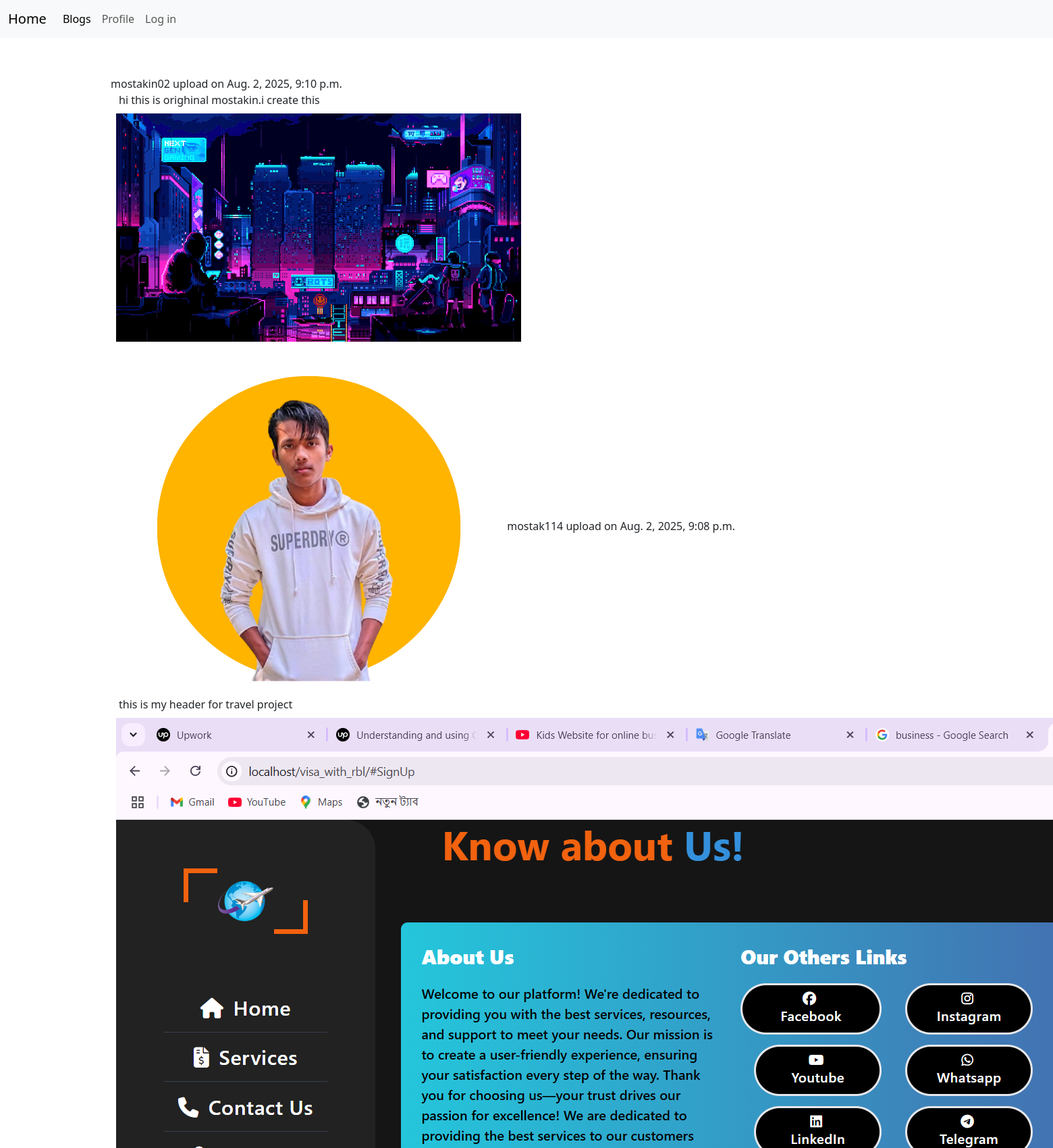
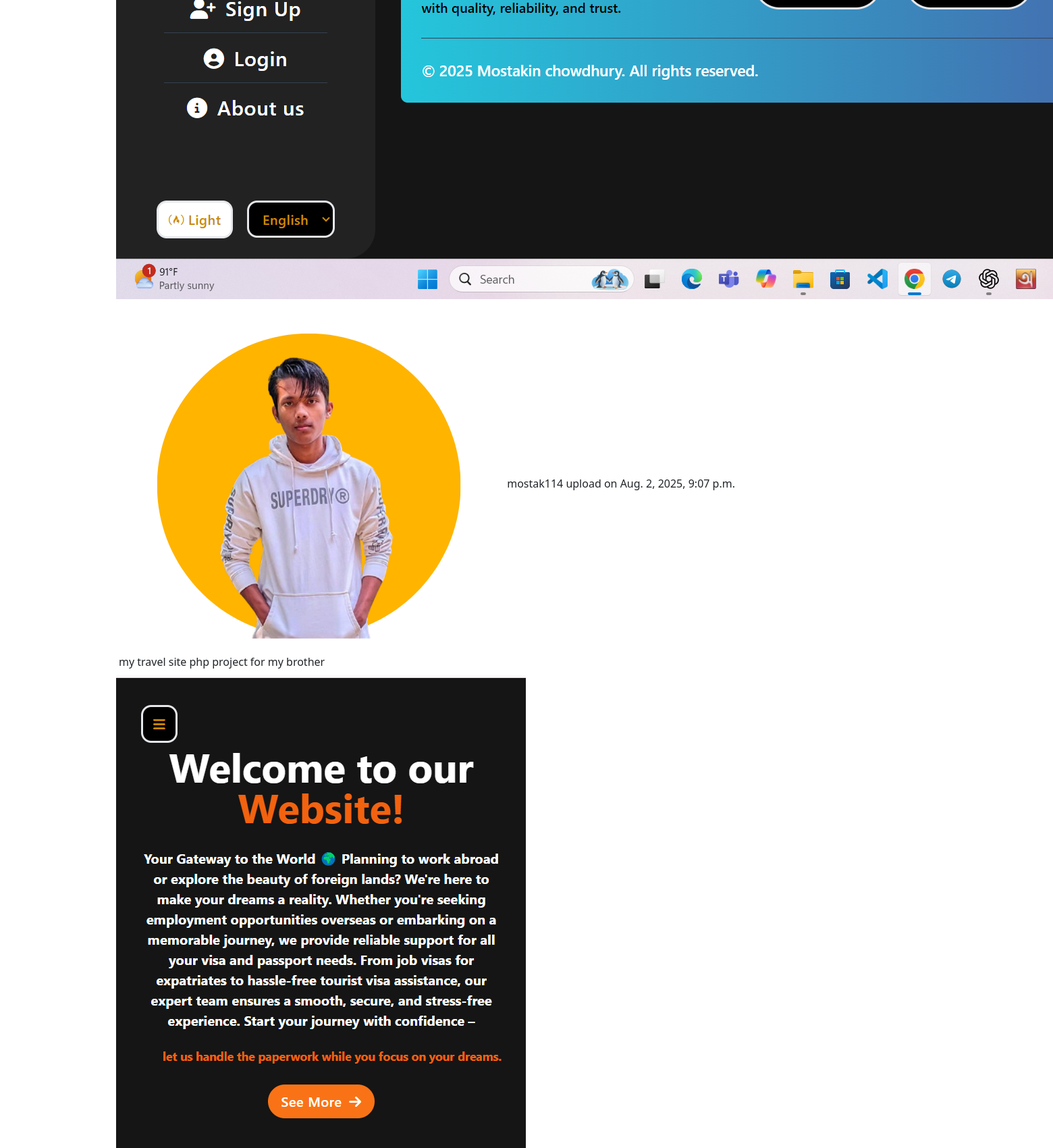
Page /blog/ (signed in, upper part) on the committed database (2 pictures, top to bottom).
### blog/models.py (models this page shows)
class Blogs(models.Model):
  blog_owner=models.ForeignKey(User,on_delete=models.CASCADE)
  blog_text=models.TextField()
  blog_img=models.ImageField(upload_to="blogs", blank=True,null=True)
  blog_upload_time=models.DateTimeField(auto_now_add=True)
  blog_last_upload_time=models.DateTimeField(auto_now=True)

### home/models.py (models this page shows, shortened)
class CustomUser(AbstractUser):
    GENDER_CHOICES = (
        ('male', 'Male'),
        ('female', 'Female'),
        ('others', 'Others'),
    )
    email = models.EmailField(unique=True)
    phone_num=models.CharField(max_length=20)
    country_name=models.CharField(max_length=30)
    bio=models.TextField(max_length=320)
    gender = models.CharField(max_length=10, choices=GENDER_CHOICES, default='male')
    profile_image=models.ImageField(upload_to="profiles/",blank=True,null=True)
    USERNAME_FIELD="email"
    EMAIL_FIELD="email"
    REQUIRED_FIELDS = ["username",'phone_num']
    objects=myUserManager()

### blog/views.py (the view)
# urls.py: path('', views.homeview, name="homeview"),
@login_required(login_url="home:login")
def homeview(request):
  myblogs=Blogs.objects.all().order_by("-blog_upload_time")
  contex={"blogs":myblogs,"user":request.user}
  return render(request,"blog/home.html",context=contex)

### blog/templates/blog/home.html (shortened to what this page needs)
{% extends "./index.html" %} {% block title %} home page {% endblock title %} {% block content %}
<div class="container p-4">
  {% for blog in blogs %}
  <div class="item p-2">
    {% if blog.blog_owner.profile_image %}
    <img src="{{blog.blog_owner.profile_image.url}}" />
    {% endif %} {{ blog.blog_owner.username }} upload on {{blog.blog_upload_time}}
    <div class="container">{{blog.blog_text}}</div>
    <div class="container p-2">
      {% if blog.blog_img %}
      <img src="{{blog.blog_img.url}}" alt="blog_img" />
      {% endif %}
    </div>
  </div>
  {% endfor %}
</div>
{% endblock content %}

### blog/templates/blog/index.html (shortened to what this page needs)
{% load static %}
<!DOCTYPE html>
<html lang="en">
  <head>
    <link
      href="https://cdn.jsdelivr.net/npm/bootstrap@5.3.7/dist/css/bootstrap.min.css"
      rel="stylesheet"
    />
  </head>
  <body>
    <nav class="navbar navbar-expand-lg bg-body-tertiary">
      <div class="container-fluid">
        <a class="navbar-brand" href="{% url 'home:blog:homeview' %}">Home</a>
        <div class="collapse navbar-collapse" id="navbarSupportedContent">
          <ul class="navbar-nav me-auto mb-2 mb-lg-0">
            <li class="nav-item">
              <a class="nav-link active" aria-current="page" href="{% url 'home:blog:Blogsview' %}"
                >Blogs</a
              >
            </li>
            <li class="nav-item">
              <a class="nav-link" href="{% url 'home:blog:blogprofile' %}">Profile</a>
            </li>
            <li class="nav-item">
              <a class="nav-link" href="{% url 'home:login' %}">Log in</a>
            </li>
          </ul>
        </div>
      </div>
    </nav>
    <div class="container mt-4">{% block content %}{% endblock content %}</div>
  </body>
</html>

### rows in the picture
Blogs: blog_owner.username "mostakin02", blog_upload_time "Aug. 2, 2025, 9:10 p.m.", blog_text "hi this is orighinal mostakin.i create this", blog_img (picture)
Blogs: blog_owner.profile_image (picture), blog_owner.username "mostak114", blog_upload_time "Aug. 2, 2025, 9:08 p.m.", blog_text "this is my header for travel project", blog_img (picture)
Blogs: blog_owner.profile_image (picture), blog_owner.username "mostak114", blog_upload_time "Aug. 2, 2025, 9:07 p.m.", blog_text "my travel site php project for my brother", blog_img (picture)
